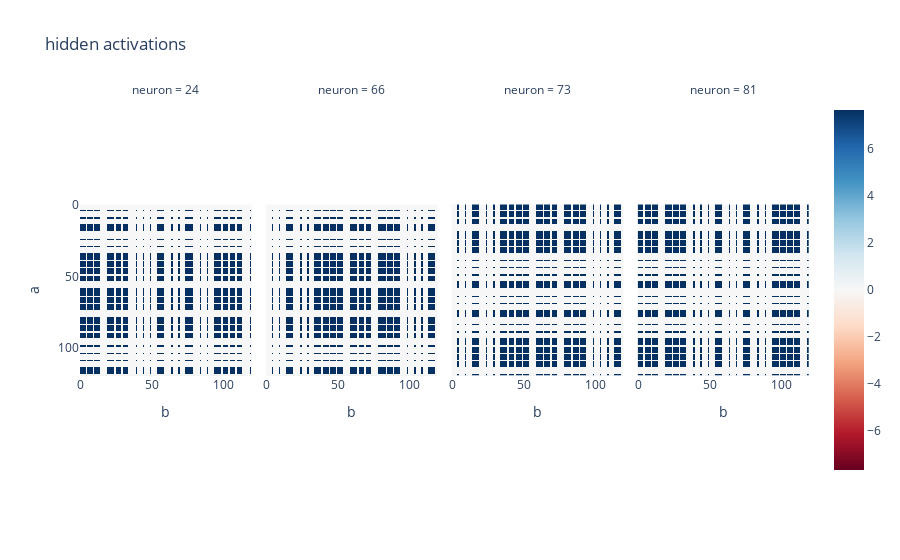

Notebook cell for this chart:
### Markdown cell above
# Full Circuit Analysis: Sign rep

### Code cell
# figure: blocky neurons

signature_neurons = rep_neurons['sign']
print(signature_neurons)
sig_labels = [str(x) for x in signature_neurons.tolist()]

hidden = activations['hidden'].reshape(group.order, group.order, -1)
fig = px.imshow(to_numpy(hidden[:, :, signature_neurons]), color_continuous_scale='RdBu', color_continuous_midpoint=0.0, title=f'hidden activations', facet_col=2, labels={'x':'b', 'y':'a', 'facet_col': 'neuron'})
for i, neuron in enumerate(sig_labels):
    fig.layout.annotations[i]['text'] = f'neuron = {neuron}' 
fig.show()
fig.write_image(f'{save_dir}/blocky_sign_neurons.png')

### Figure 1 — Plotly figure (JSON) as saved in the notebook; plotly's stock layout.template omitted (floating-point values rounded to 4 significant figures; data arrays with more than 128 entries replaced by an {"elided": "..."} marker saying what was removed)
{"data": [{"coloraxis": "coloraxis", "hovertemplate": "b: %{x}<br>a: %{y}<br>color: %{z}<extra></extra>", "name": "0", "type": "heatmap", "xaxis": "x", "yaxis": "y", "z": {"elided": "120x120 float values"}}, {"coloraxis": "coloraxis", "hovertemplate": "b: %{x}<br>a: %{y}<br>color: %{z}<extra></extra>", "name": "1", "type": "heatmap", "xaxis": "x2", "yaxis": "y2", "z": {"elided": "120x120 float values"}}, {"coloraxis": "coloraxis", "hovertemplate": "b: %{x}<br>a: %{y}<br>color: %{z}<extra></extra>", "name": "2", "type": "heatmap", "xaxis": "x3", "yaxis": "y3", "z": {"elided": "120x120 float values"}}, {"coloraxis": "coloraxis", "hovertemplate": "b: %{x}<br>a: %{y}<br>color: %{z}<extra></extra>", "name": "3", "type": "heatmap", "xaxis": "x4", "yaxis": "y4", "z": {"elided": "120x120 float values"}}], "layout": {"annotations": [{"font": {}, "showarrow": false, "text": "neuron = 24", "x": 0.1175, "xanchor": "center", "xref": "paper", "y": 1, "yanchor": "bottom", "yref": "paper"}, {"font": {}, "showarrow": false, "text": "neuron = 66", "x": 0.3725, "xanchor": "center", "xref": "paper", "y": 1, "yanchor": "bottom", "yref": "paper"}, {"font": {}, "showarrow": false, "text": "neuron = 73", "x": 0.6275, "xanchor": "center", "xref": "paper", "y": 1, "yanchor": "bottom", "yref": "paper"}, {"font": {}, "showarrow": false, "text": "neuron = 81", "x": 0.8825, "xanchor": "center", "xref": "paper", "y": 1, "yanchor": "bottom", "yref": "paper"}], "coloraxis": {"cmid": 0, "colorscale": [[0, "rgb(103,0,31)"], [0.1, "rgb(178,24,43)"], [0.2, "rgb(214,96,77)"], [0.3, "rgb(244,165,130)"], [0.4, "rgb(253,219,199)"], [0.5, "rgb(247,247,247)"], [0.6, "rgb(209,229,240)"], [0.7, "rgb(146,197,222)"], [0.8, "rgb(67,147,195)"], [0.9, "rgb(33,102,172)"], [1, "rgb(5,48,97)"]]}, "title": {"text": "hidden activations"}, "xaxis": {"anchor": "y", "constrain": "domain", "domain": [0, 0.235], "scaleanchor": "y", "title": {"text": "b"}}, "xaxis2": {"anchor": "y2", "domain": [0.255, 0.49], "matches": "x", "title": {"text": "b"}}, "xaxis3": {"anchor": "y3", "domain": [0.51, 0.745], "matches": "x", "title": {"text": "b"}}, "xaxis4": {"anchor": "y4", "domain": [0.765, 1.0], "matches": "x", "title": {"text": "b"}}, "yaxis": {"anchor": "x", "autorange": "reversed", "constrain": "domain", "domain": [0, 1], "title": {"text": "a"}}, "yaxis2": {"anchor": "x2", "domain": [0, 1], "matches": "y", "showticklabels": false}, "yaxis3": {"anchor": "x3", "domain": [0, 1], "matches": "y", "showticklabels": false}, "yaxis4": {"anchor": "x4", "domain": [0, 1], "matches": "y", "showticklabels": false}}}
